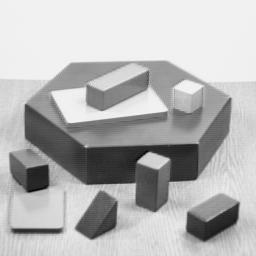
#> input picture img/blox.jpg, 256 x 256 px
$ python ORB.py
#> lines starting #> are read from the running program, lines starting #| are printed output that depends on the picture
#It's very suit for SLAM
import numpy as np
import cv2 as cv
from matplotlib import pyplot as plt
img = cv.imread('../../img/blox.jpg',0)
#> img is the input picture: shape (256, 256); min 0, max 252, mean 182.8
# Initiate ORB detector
orb = cv.ORB_create()
# find the keypoints with ORB
kp = orb.detect(img,None)
#> kp = 290 keypoints; strongest (x, y, size): (143, 161, 92.6), (140, 161, 53.6), (142, 162, 77.1), (138, 161, 37.2)
# compute the descriptors with ORB
kp, des = orb.compute(img, kp)
# draw only keypoints location,not size and orientation
img2 = cv.drawKeypoints(img, kp, None, color=(0,255,0), flags=0)
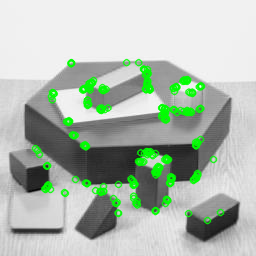
#> img2: shape (256, 256, 3); mean of channels 0, 1, 2 175.2, 188.1, 175.2; drawn as B, G, R
plt.subplot(121),plt.imshow(img),plt.title('Source'),plt.xticks([]),plt.yticks([])
plt.subplot(122),plt.imshow(img2),plt.title('ORB'),plt.xticks([]),plt.yticks([])
plt.show()
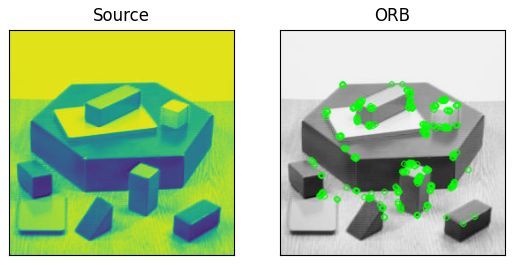
#> figure drawn by matplotlib, 2 panels
